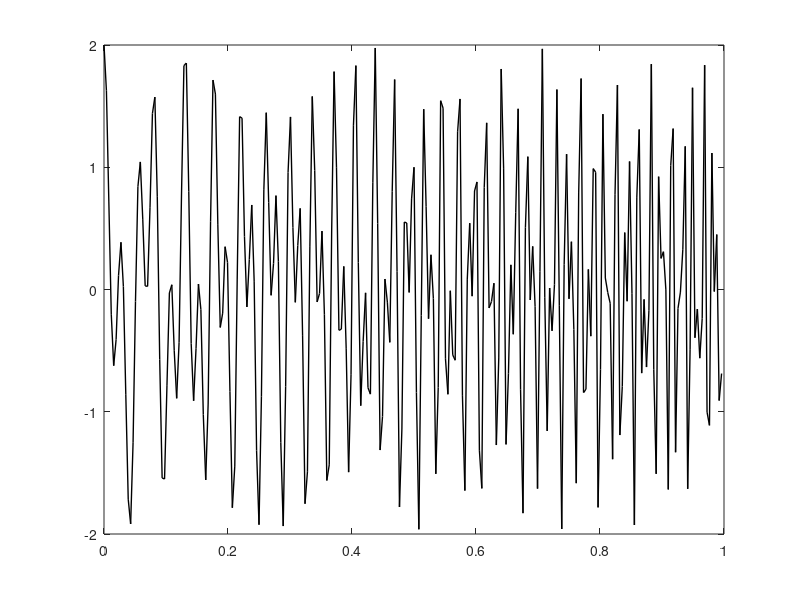
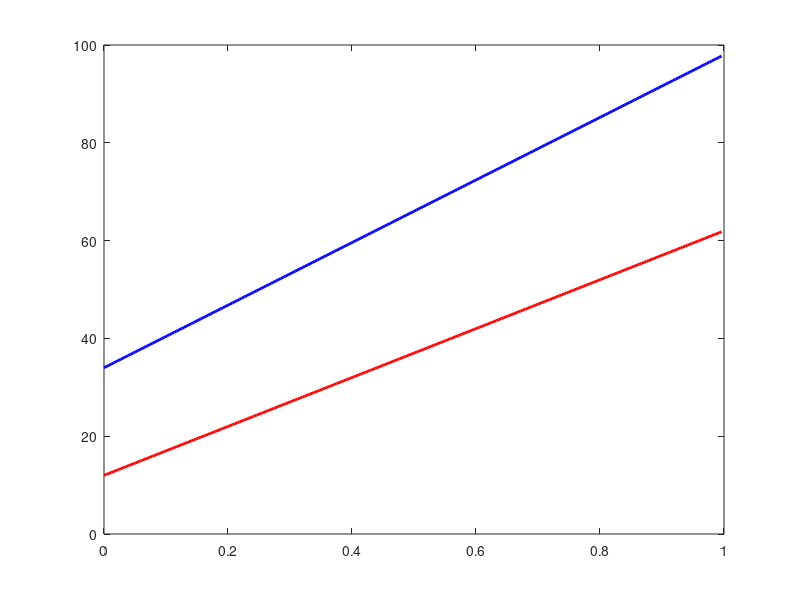
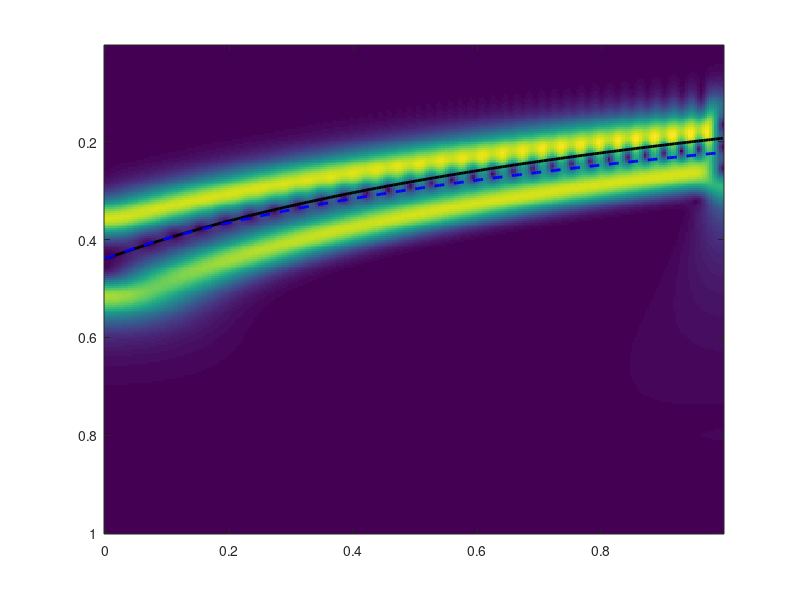
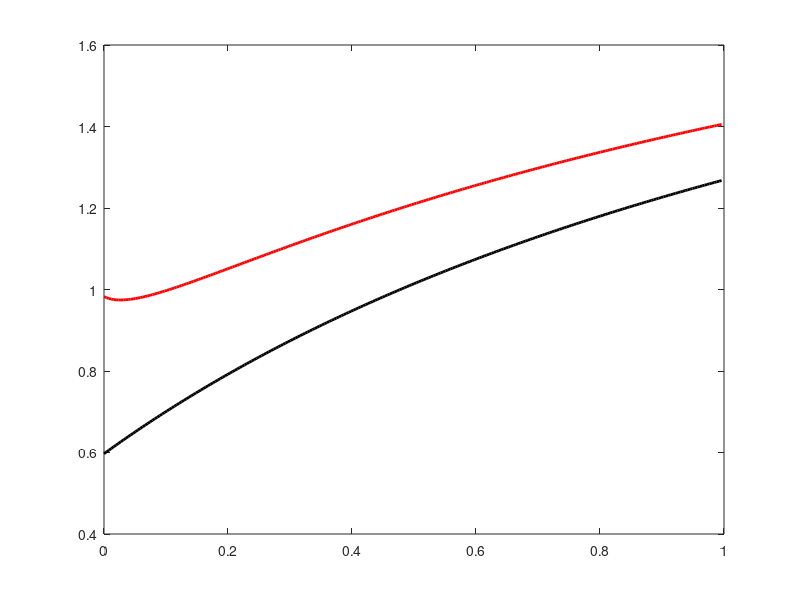

The MATLAB script that drew these images, in order: (Note: this script raises an error after producing the figures.)
% ASST toolbox v1.0
% this is an example for a two-component signal
% Lin Li, October 2017
% Copyright (c) 2017 Xidian University
% This program can not be used for commercialization without the authorization of its author(s). 

% If you use this toolbox for research, please must cite the following papers:
% [1] Lin Li, Haiyan Cai and Qingtang Jiang, "Adaptive synchrosqueezing transform with a time-varying parameter for non-stationary signal separation," preprint, 2018, arXiv:1812.11364.
% [2] Lin Li, Haiyan Cai, Hongxia Han, Qingtang Jiang, and Hongbing Ji, "Adaptive short-time Fourier transform and synchrosqueezing transform for non-stationary signal separation," preprint, 2018, arXiv:1812.11292.
% [3] Haiyan Cai, Qingtang Jiang, Lin Li, and Bruce W. Suter, "Analysis of adaptive short-time Fourier transform-based synchrosqueezing", preprint, 2018, arXiv:1812.11033.

% For any comment or bug report, please send e-mail to lilin@xidian.edu.cn or jiangq@umsl.edu. 


clear;
close all;
clc;


%%%%%%% 2018.1.14
N = 256;

Fs = 256;
Ts = 1/Fs;
t = [0:N-1]/Fs; % s
fi = t.*Fs;    % Hz  

r1 = 50;r2 =64; c1 = 12;c2 =34;

x1 = cos(2*pi*(c1*t+r1/2*t.^2));
x2 = cos(2*pi*(c2*t+r2/2*t.^2));
f1 = c1+r1*t;
f2 = c2+r2*t;
s = x1+x2;

figure;
plot(t,s,'k-','linewidth',1);

figure;
plot(t,f1,'r-','linewidth',2);
hold on;
plot(t,f2,'b-','linewidth',2);

% figure;
% plot(fi,abs(fft(hilbert(s))),'k-','linewidth',1);
% axis([0 0.5 0 75]);
% xlabel('Frquency (Hz)');
% ylabel('Amplitude');

gamma = 0.01;
mu = 1;
%ci = 2;
ci=1; 
nv = 32;
ol = length(s);    % original length
s = s(:);          % Turn into column vector
s = s - mean(s);   % zero mean
n = length(s);     % checking length of signal
p2 = ceil(log2(n));
s = [s;zeros(2^p2-n,1)]; % pading the signal by zeros
n = length(s);
    
L = log2(n);
na = L*nv;         % number of scales
j = [1:na];
aj = 2.^(j/nv)*Ts;    % scales
% aj = 1:0.1:30;
na = length(aj);

% Padding, symmetric
sleft = flipud(s(2:n/2+1));
sright = flipud(s(end-n/2:end-1));
x = [sleft; s; sright];
n1 = length(sleft);
clear xleft xright;

N = length(x);

x = x(:).';
xh = fft(x);
%%% computes CWT with "Morlet"
psihfn = @(w) exp(-2*pi^2*ci^2*(w-mu).^2);
k = 0:(N-1);
xi = zeros(1,N);
xi(1:N/2+1) = [0:N/2]/N*Fs;
xi(N/2+2:end) = [-N/2+1:-1]/N*Fs;

%%%% Compute CWT
Ws = zeros(na,N);
dWs = Ws;
for ai = 1:na
    a = aj(ai);
    psih = psihfn(a*xi);
    dpsih = (i*xi) .* psih;
    
    xcpsi = (ifft(psih .* xh));
    Ws(ai, :) = xcpsi;
    dxcpsi = (ifft(dpsih .* xh));
    dWs(ai, :) = dxcpsi;
end
Ws = Ws(:, n1+1:n1+n);
dWs = dWs(:, n1+1:n1+n);

lmd = 1/5;    %%duration
%lmd = 1/10; 
arfa = 1/(2*pi)*sqrt(2*log(1/lmd)); 


figure;
imagesc(t,aj,abs(Ws));

% the lower edge for x1
l1 = (-f1+sqrt(f1.^2-8*pi*arfa*(arfa-mu*ci)*abs(r1)))/(4*pi*ci*arfa*abs(r1));
% the upper edge for x2
u2 = (f2-sqrt(f2.^2-8*pi*arfa*(arfa+mu*ci)*abs(r2)))/(4*pi*ci*arfa*abs(r2));
jl1 = nv*log2(l1/Ts);
ju2 = nv*log2(u2/Ts);
hold on;
plot(t,jl1/Fs,'k-','Linewidth',2);
plot(t,ju2/Fs,'b--','Linewidth',2);


ci_1 = arfa/mu * (f1+f2)./(abs(f2-f1));

r1=abs(r1);r2=abs(r2); 
ar1 = 2*pi*arfa*mu*(r1+r2).^2;
bt1 = (r1*f2+r2*f1).*(f2-f1)+4*pi*arfa^2*(r2^2-r1^2);
gm1 = arfa/mu*((r1*f2+r2*f1).*(f2+f1)+2*pi*arfa^2*(r2-r1)^2); 
dt1=(r1*f2+r2*f1).^2.*((f2-f1).^2-16*pi*arfa^2*(r1+r2));
ci_2 = max(arfa/mu,real((bt1-sqrt(dt1))/(2*ar1)));

ci_2up = (bt1+sqrt(dt1))/(2*ar1);

figure;
plot(t,ci_1,'k-','linewidth',2);
hold on;
plot(t,ci_2,'r-','linewidth',2);

%%%% Compute SST
[Ws Rs STs aj] = cwt_sst_mc(s,gamma,mu*2*pi,ci,nv);
figure;
imagesc(t,aj*Ts,abs(Ws));

figure;
imagesc(t,[0:n/2-1],abs(STs));

%%%% Compute Time-varying parameter SST
for kk = 1:n
    ci = ci_1(kk);
    [Ws Rs STs aj] = cwt_sst_mc_ti(s,gamma,mu*2*pi,ci,nv,kk-1);
    Ws_1(:,kk) = Ws;
    STs_1(:,kk) = STs;
end
figure;
imagesc(t,aj*Ts,abs(Ws_1));

l1_p1 = (mu-arfa./ci_1)./f1;           % signals are approximated by harmanics
u2_p1 = (mu+arfa./ci_1)./f2;
jl1_p1 = nv*log2(l1_p1/Ts);
ju2_p1 = nv*log2(u2_p1/Ts);

hold on;
plot(t,jl1_p1/Fs,'k-','Linewidth',2);
plot(t,ju2_p1/Fs,'b--','Linewidth',2);



figure;
imagesc(abs(STs_1));


for kk = 1:n
    ci = ci_2(kk);
    [Ws Rs STs aj] = cwt_sst_mc_ti(s,gamma,mu*2*pi,ci,nv,kk-1);
    Ws_2(:,kk) = Ws;
    STs_2(:,kk) = STs;
end
figure;
imagesc(t,aj*Ts,abs(Ws_2));
colormap('cool');
axis xy;
xlabel('Time (s)','FontSize',20);
ylabel('Scale','FontSize',20);
set(gca,'FontSize',20)
set(gca, 'YTick',[0.004 0.25 0.5 0.75 1], 'YTickLabel', {'0.004','0.0156','0.0625','0.25','1'});

l1_p = (-f1+sqrt(f1.^2-8*pi*arfa*(arfa-mu*ci_2)*abs(r1)))./(4*pi*ci_2*arfa*abs(r1));
% the upper edge for x2
u2_p = (f2-sqrt(f2.^2-8*pi*arfa*(arfa+mu*ci_2)*abs(r2)))./(4*pi*ci_2*arfa*abs(r2));
jl1_p = nv*log2(l1_p/Ts);
ju2_p = nv*log2(u2_p/Ts);

hold on;
plot(t,jl1_p/Fs,'k-','Linewidth',2);
plot(t,ju2_p/Fs,'b--','Linewidth',2);
legend('\it{l}\rm{_1}','\it{u}\rm{_2}');
set(legend,'FontName','Times New Roman')


figure;
imagesc(abs(STs_2));


%% compute the ASST, adaptive SST, adaptive 2nd-order SST.
ci_tv = ci_2;
[Ws Ts1_vt Ts2_vt w2nd aj] = cwt_2nd_order_sst_tv(s,gamma,mu,ci_tv,nv);
figure;
imagesc(abs(Ts1_vt));
figure;
imagesc(abs(Ts2_vt));
